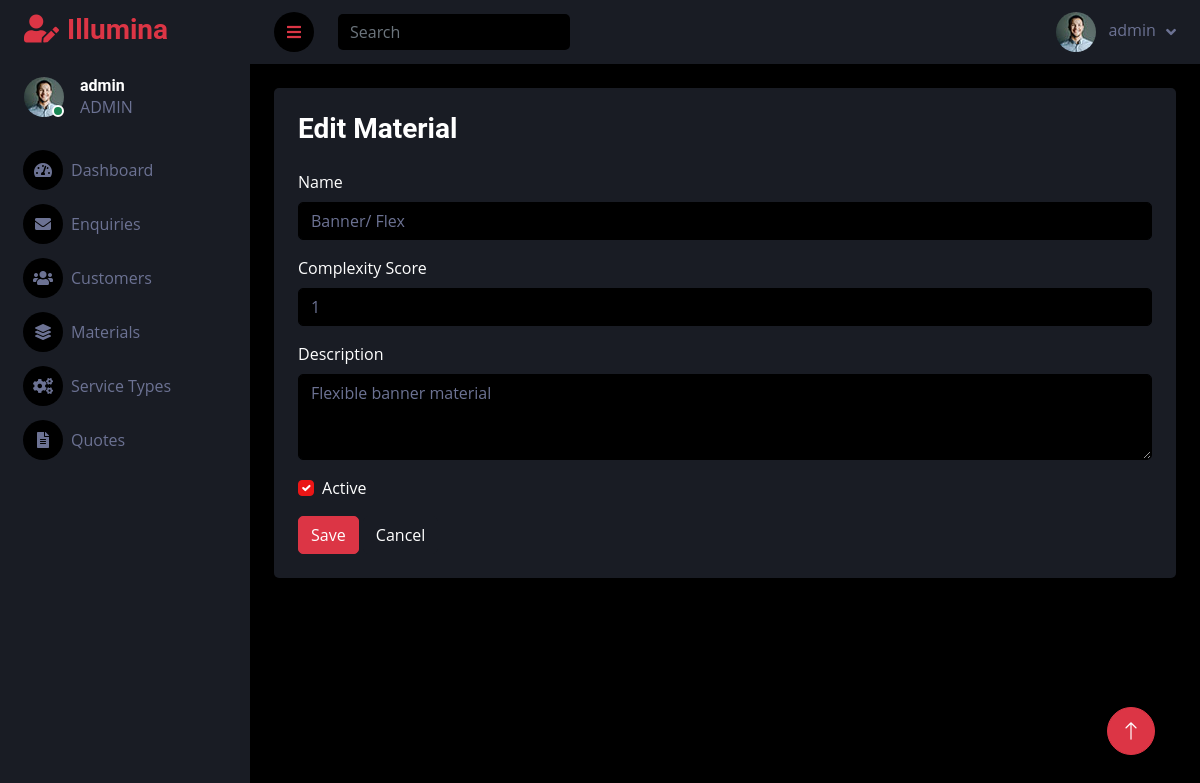
Page /masterdata/materials/8/edit/ (signed in) on the committed database.
### accounts/models.py (models this page shows, shortened)
class CustomUser(AbstractUser):
    ADMIN = "ADMIN"
    SALESPERSON = "SALESPERSON"
    ROLE_CHOICES = [
        (ADMIN, "Admin"),
        (SALESPERSON, "Salesperson"),
    ]
    email = models.EmailField(unique=True)
    role = models.CharField(max_length=20, choices=ROLE_CHOICES,
                            default=SALESPERSON)

### masterdata/models.py (models this page shows, shortened)
class Material(models.Model):
    name = models.CharField(max_length=100, unique=True)
    complexity_score = models.PositiveIntegerField()
    description = models.TextField(blank=True)
    active = models.BooleanField(default=True)
    class Meta:
        ordering = ["name"]

### masterdata/views.py (the view, shortened to what this page needs)
# urls.py: path("materials/<int:pk>/edit/", views.MaterialUpdateView.as_view(), name="material_update"),
@method_decorator(login_required, name="dispatch")
class MaterialUpdateView(View):
    def get(self, request, pk):
        if request.user.role != CustomUser.ADMIN:
            return redirect("accounts:role_redirect")
        material = get_object_or_404(Material, pk=pk)
        form = MaterialForm(instance=material)
        return render(request, "masterdata/material_form.html", {
            "form": form,
            "object": material
        })

### masterdata/forms.py (shortened to what this page needs)
class MaterialForm(forms.ModelForm):
    class Meta:
        model = Material
        fields = ["name", "complexity_score", "description", "active"]
        widgets = {
            "name": forms.TextInput(attrs={"class": "form-control"}),
            "complexity_score": forms.NumberInput(attrs={"class": "form-control"}),
            "description": forms.Textarea(attrs={"class": "form-control", "rows": 3}),
            "active": forms.CheckboxInput(attrs={"class": "form-check-input"}),
        }

### templates/masterdata/material_form.html (shortened to what this page needs)
{% extends "dashboard/base_dashboard.html" %}
{% block content %}
<div class="container-fluid pt-4 px-4">
    <div class="bg-secondary rounded p-4">
        <h3 class="mb-4 text-white">
            {% if object %}Edit Material{% else %}Add Material{% endif %}
        </h3>
        <form method="post">
            <div class="mb-3">
                <label class="form-label text-white">Name</label>
                {{ form.name }}
            </div>
            <div class="mb-3">
                <label class="form-label text-white">Complexity Score</label>
                {{ form.complexity_score }}
            </div>
            <div class="mb-3">
                <label class="form-label text-white">Description</label>
                {{ form.description }}
            </div>
            <div class="form-check mb-3 text-white">
                {{ form.active }}
                <label class="form-check-label">Active</label>
            </div>
            <button type="submit" class="btn btn-danger">Save</button>
            <a href="{% url 'masterdata:material_list' %}" class="btn btn-secondary">Cancel</a>
        </form>
    </div>
</div>
{% endblock %}

### templates/dashboard/base_dashboard.html (shortened to what this page needs)
{% load static %}
<!DOCTYPE html>
<html lang="en">
<head>
    <link href="https://cdnjs.cloudflare.com/ajax/libs/font-awesome/5.10.0/css/all.min.css" rel="stylesheet">
    <link href="https://cdn.jsdelivr.net/npm/bootstrap-icons@1.4.1/font/bootstrap-icons.css" rel="stylesheet">
    <link href="{% static 'dashboard/lib/owlcarousel/assets/owl.carousel.min.css' %}" rel="stylesheet">
    <link href="{% static 'dashboard/lib/tempusdominus/css/tempusdominus-bootstrap-4.min.css' %}" rel="stylesheet">
    <link href="{% static 'dashboard/css/bootstrap.min.css' %}" rel="stylesheet">
    <link href="{% static 'dashboard/css/style.css' %}" rel="stylesheet">
</head>
<body>
    <div class="container-fluid position-relative bg-dark d-flex p-0">
        <div class="sidebar pe-4 pb-3">
            <nav class="navbar bg-secondary navbar-dark">
                <a href="{% if request.user.role == 'ADMIN' %}{% url 'accounts:admindashboard' %}{% else %}{% url 'accounts:salesdashboard' %}{% endif %}"
                   class="navbar-brand mx-4 mb-3">
                    <h3 class="text-danger">
                        <i class="fa fa-user-edit me-2"></i>Illumina
                    </h3>
                </a>
                <div class="d-flex align-items-center ms-4 mb-4">
                    <div class="position-relative">
                        <img class="rounded-circle"
                             src="{% static 'dashboard/img/user.jpg' %}"
                             alt=""
                             style="width: 40px; height: 40px;">
                        <div class="bg-success rounded-circle border border-2 border-white position-absolute end-0 bottom-0 p-1"></div>
                    </div>
                    <div class="ms-3">
                        <h6 class="mb-0">{{ request.user.username }}</h6>
                        <span>{{ request.user.role }}</span>
                    </div>
                </div>
                <div class="navbar-nav w-100">
                    {% if request.user.role == "ADMIN" %}
                        <a href="{% url 'accounts:admindashboard' %}" class="nav-item nav-link">
                            <i class="fa fa-tachometer-alt me-2"></i>Dashboard
                        </a>
                        <a href="{% url 'customers:enquiry_list' %}" class="nav-item nav-link">
                            <i class="fa fa-envelope me-2"></i>Enquiries
                        </a>
                        <a href="{% url 'customers:admin_customer_list' %}" class="nav-item nav-link">
                            <i class="fa fa-users me-2"></i>Customers
                        </a>
                        <a href="{% url 'masterdata:material_list' %}" class="nav-item nav-link">
                            <i class="fa fa-layer-group me-2"></i>Materials
                        </a>
                        <a href="{% url 'masterdata:service_type_list' %}" class="nav-item nav-link">
                            <i class="fa fa-cogs me-2"></i>Service Types
                        </a>
                        <a href="{% url 'quotes:quote_list' %}" class="nav-item nav-link">
                            <i class="fa fa-file-alt me-2"></i>Quotes
                        </a>
                    {% endif %}
                </div>
            </nav>
        </div>
        <div class="content">
            <nav class="navbar navbar-expand bg-secondary navbar-dark sticky-top px-4 py-0">
                <a href="#" class="sidebar-toggler flex-shrink-0">
                    <i class="fa fa-bars text-danger"></i>
                </a>
                <form class="d-none d-md-flex ms-4">
                    <input class="form-control bg-dark border-0 text-white" type="search" placeholder="Search">
                </form>
                <div class="navbar-nav align-items-center ms-auto">
                    <div class="nav-item dropdown">
                        <a href="#" class="nav-link dropdown-toggle" data-bs-toggle="dropdown">
                            <img class="rounded-circle me-lg-2"
                                 src="{% static 'dashboard/img/user.jpg' %}"
                                 alt=""
                                 style="width: 40px; height: 40px;">
                            <span class="d-none d-lg-inline-flex">{{ request.user.username }}</span>
                        </a>
                    </div>
                </div>
            </nav>
            {% block content %}
            {% endblock %}
        </div>
        <a href="#" class="btn btn-lg btn-danger btn-lg-square back-to-top">
            <i class="bi bi-arrow-up"></i>
        </a>
    </div>
</body>
</html>

### static/dashboard/css/style.css (style rules this page uses)
:root { --primary: #EB1616; --secondary: #191C24; --light: #6C7293; --dark: #000000; }
.back-to-top { position: fixed; display: none; right: 45px; bottom: 45px; z-index: 99; }
.btn { transition: .5s; }
.btn-lg-square { width: 48px; height: 48px; }
.btn-square, .btn-sm-square, .btn-lg-square { padding: 0; display: inline-flex; align-items: center; justify-content: center; font-weight: normal; border-radius: 50px; }
.sidebar { position: fixed; top: 0; left: 0; bottom: 0; width: 250px; height: 100vh; overflow-y: auto; background: var(--secondary); transition: 0.5s; z-index: 999; }
.content { margin-left: 250px; min-height: 100vh; background: var(--dark); transition: 0.5s; }
@media (min-width: 992px) { .sidebar { margin-left: 0; } }
@media (min-width: 992px) { .content { width: calc(100% - 250px); } }
.sidebar .navbar .navbar-nav .nav-link { padding: 7px 20px; color: var(--light); font-weight: 500; border-left: 3px solid var(--secondary); border-radius: 0 30px 30px 0; outline: none; }
.sidebar .navbar .navbar-nav .nav-link i { width: 40px; height: 40px; display: inline-flex; align-items: center; justify-content: center; background: var(--dark); border-radius: 40px; }
.content .navbar .navbar-nav .nav-link { margin-left: 25px; padding: 12px 0; color: var(--light); outline: none; }
.content .navbar .sidebar-toggler, .content .navbar .navbar-nav .nav-link i { width: 40px; height: 40px; display: inline-flex; align-items: center; justify-content: center; background: var(--dark); border-radius: 40px; }
.content .navbar .dropdown-toggle::after { margin-left: 6px; vertical-align: middle; border: none; content: "\f107"; font-family: "Font Awesome 5 Free"; font-weight: 900; transition: .5s; }

### rows in the picture
CustomUser: user.username "admin", user.role "ADMIN"
Material: name "Banner/ Flex", complexity_score "1", description "Flexible banner material", active "☑"
